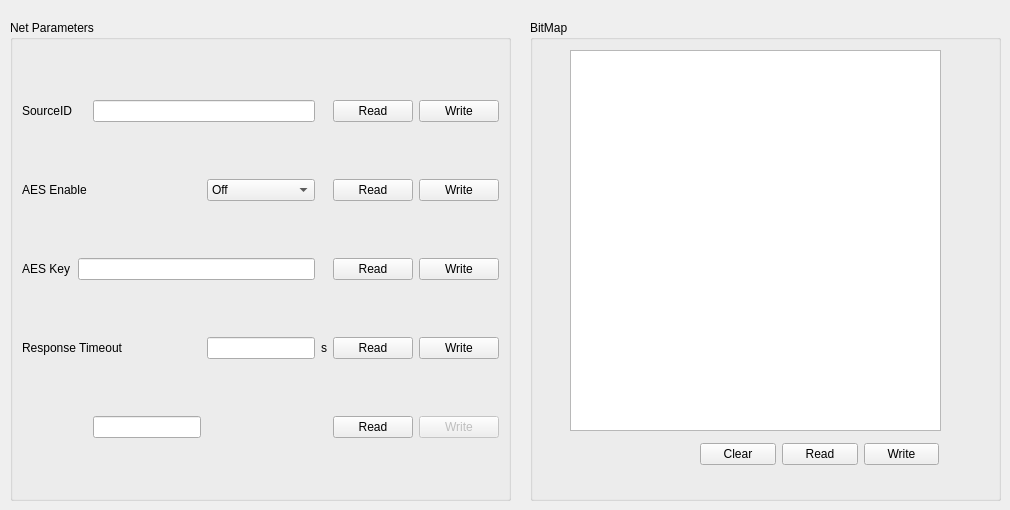
    <widget class="QWidget" name="LoraNet_2">
     <attribute name="title">
      <string>Net</string>
     </attribute>
     <widget class="QGroupBox" name="groupBox_4">
      <property name="geometry">
       <rect>
        <x>10</x>
        <y>20</y>
        <width>501</width>
        <height>481</height>
       </rect>
      </property>
      <property name="title">
       <string>Net Parameters</string>
      </property>
      <layout class="QGridLayout" name="gridLayout_6">
       <item row="0" column="2" colspan="2">
        <widget class="QLineEdit" name="srcIDLineEdit"/>
       </item>
       <item row="4" column="0" colspan="3">
        <widget class="QLabel" name="label_48">
         <property name="text">
          <string>Response Timeout</string>
         </property>
        </widget>
       </item>
       <item row="3" column="5">
        <widget class="QPushButton" name="netAesKeyRead">
         <property name="text">
          <string>Read</string>
         </property>
        </widget>
       </item>
       <item row="4" column="3">
        <widget class="QLineEdit" name="ResTOutlineEdit"/>
       </item>
       <item row="4" column="4">
        <widget class="QLabel" name="label_10">
         <property name="text">
          <string>s</string>
         </property>
        </widget>
       </item>
       <item row="3" column="0">
        <widget class="QLabel" name="label_57">
         <property name="text">
          <string>AES Key</string>
         </property>
        </widget>
       </item>
       <item row="0" column="6">
        <widget class="QPushButton" name="netSIDWrite">
         <property name="text">
          <string>Write</string>
         </property>
        </widget>
       </item>
       <item row="2" column="5">
        <widget class="QPushButton" name="netAesEnableRead">
         <property name="text">
          <string>Read</string>
         </property>
        </widget>
       </item>
       <item row="4" column="5">
        <widget class="QPushButton" name="netTimeoutRead">
         <property name="text">
          <string>Read</string>
         </property>
        </widget>
       </item>
       <item row="0" column="0">
        <widget class="QLabel" name="label_9">
         <property name="text">
          <string>SourceID</string>
         </property>
        </widget>
       </item>
       <item row="0" column="5">
        <widget class="QPushButton" name="netSIDRead">
         <property name="text">
          <string>Read</string>
         </property>
        </widget>
       </item>
       <item row="2" column="6">
        <widget class="QPushButton" name="netAesEnableWrite">
         <property name="text">
          <string>Write</string>
         </property>
        </widget>
       </item>
       <item row="4" column="6">
        <widget class="QPushButton" name="netTimeoutWrite">
         <property name="text">
          <string>Write</string>
         </property>
        </widget>
       </item>
       <item row="2" column="0" colspan="2">
        <widget class="QLabel" name="label_61">
         <property name="text">
          <string>AES Enable</string>
         </property>
        </widget>
       </item>
       <item row="2" column="3">
        <widget class="QComboBox" name="aesComboBox">
         <item>
          <property name="text">
           <string>Off</string>
          </property>
         </item>
         <item>
          <property name="text">
           <string>On</string>
          </property>
         </item>
        </widget>
       </item>
       <item row="3" column="6">
        <widget class="QPushButton" name="netAesKeyWrite">
         <property name="text">
          <string>Write</string>
         </property>
        </widget>
       </item>
       <item row="3" column="1" colspan="3">
        <widget class="QLineEdit" name="aesLineEdit">
         <property name="text">
          <string/>
         </property>
        </widget>
       </item>
       <item row="5" column="2">
        <widget class="QLineEdit" name="SNLineEdit"/>
       </item>
       <item row="5" column="6">
        <widget class="QPushButton" name="SNPushButtonWrite">
         <property name="enabled">
          <bool>false</bool>
         </property>
         <property name="text">
          <string>Write</string>
         </property>
        </widget>
       </item>
       <item row="5" column="5">
        <widget class="QPushButton" name="SNPushButton">
         <property name="text">
          <string>Read</string>
         </property>
        </widget>
       </item>
      </layout>
     </widget>
     <widget class="QGroupBox" name="groupBox_5">
      <property name="geometry">
       <rect>
        <x>530</x>
        <y>20</y>
        <width>471</width>
        <height>481</height>
       </rect>
      </property>
      <property name="title">
       <string>BitMap</string>
      </property>
      <widget class="QTableView" name="netBitMapTableView">
       <property name="geometry">
        <rect>
         <x>40</x>
         <y>30</y>
         <width>371</width>
         <height>381</height>
        </rect>
       </property>
      </widget>
      <widget class="QWidget" name="layoutWidget">
       <property name="geometry">
        <rect>
         <x>170</x>
         <y>420</y>
         <width>239</width>
         <height>29</height>
        </rect>
       </property>
       <layout class="QHBoxLayout" name="horizontalLayout">
        <item>
         <widget class="QPushButton" name="netBitMapClear">
          <property name="text">
           <string>Clear</string>
          </property>
         </widget>
        </item>
        <item>
         <widget class="QPushButton" name="netBitMapRead">
          <property name="text">
           <string>Read</string>
          </property>
         </widget>
        </item>
        <item>
         <widget class="QPushButton" name="netBitMapWrite">
          <property name="text">
           <string>Write</string>
          </property>
         </widget>
        </item>
       </layout>
      </widget>
     </widget>
    </widget>
